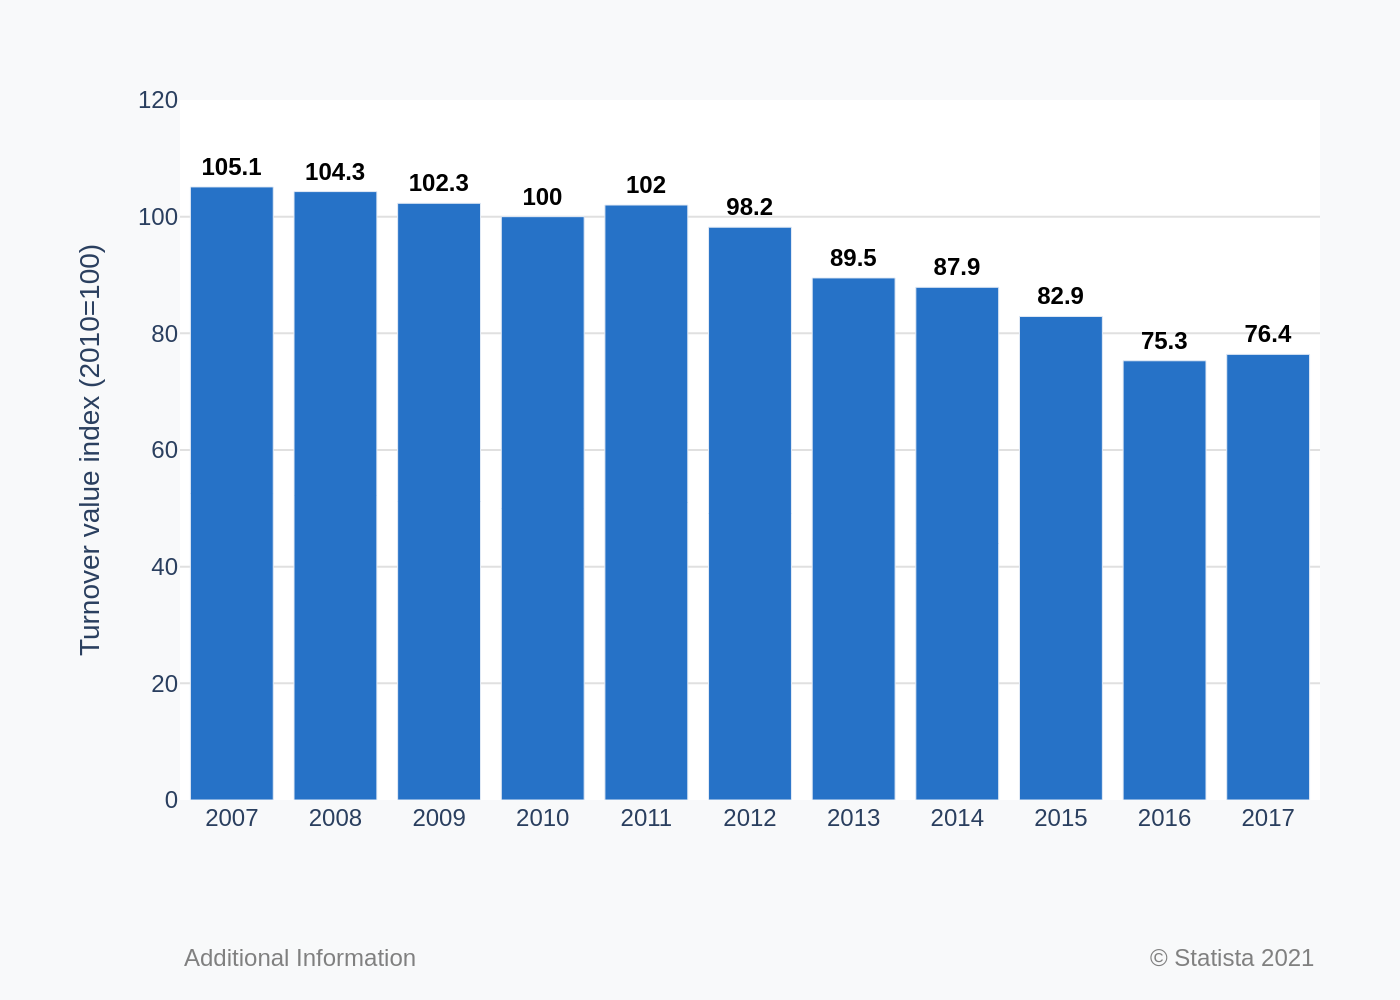

This figure's Python source:
import sys
import json
import os
import plotly.graph_objects as go

if len(sys.argv) != 2:
    print("Usage: python <script.py> <path_to_json_file>")
    sys.exit(1)

json_path = sys.argv[1]

if not os.path.exists(json_path):
    print(f"Error: File not found at {json_path}")
    sys.exit(1)

base_filename = os.path.splitext(json_path)[0]
output_image_path = f"{base_filename}.png"

with open(json_path, 'r', encoding='utf-8') as f:
    config = json.load(f)

chart_data = config['chart_data']
texts = config['texts']
colors = config['colors']

categories = [item['category'] for item in chart_data]
values = [item['value'] for item in chart_data]

fig = go.Figure()

fig.add_trace(go.Bar(
    x=categories,
    y=values,
    marker_color=colors[0],
    text=[f'{v:.1f}' if isinstance(v, float) and v != int(v) else str(int(v)) for v in values],
    textposition='outside',
    textfont=dict(family='Arial', size=12, color='black', weight='bold'),
    cliponaxis=False
))

annotations = []
if texts.get('source'):
    annotations.append(
        dict(
            xref='paper', yref='paper',
            x=1.0, y=-0.2,
            xanchor='right', yanchor='top',
            text=texts['source'],
            showarrow=False,
            font=dict(family='Arial', size=12, color='grey')
        )
    )
if texts.get('note'):
    annotations.append(
        dict(
            xref='paper', yref='paper',
            x=0.0, y=-0.2,
            xanchor='left', yanchor='top',
            text=texts['note'],
            showarrow=False,
            font=dict(family='Arial', size=12, color='grey')
        )
    )

fig.update_layout(
    font=dict(family="Arial"),
    plot_bgcolor='white',
    paper_bgcolor='#F8F9FA',
    xaxis=dict(
        title_text=texts.get('x_axis_title'),
        showgrid=False,
        showline=False,
        tickfont=dict(family='Arial', size=12)
    ),
    yaxis=dict(
        title_text=texts.get('y_axis_title'),
        title_font=dict(family='Arial', size=14),
        range=[0, 120],
        tickmode='array',
        tickvals=[0, 20, 40, 60, 80, 100, 120],
        showgrid=True,
        gridcolor='#E0E0E0',
        zeroline=False,
        tickfont=dict(family='Arial', size=12)
    ),
    showlegend=False,
    margin=dict(l=90, r=40, t=50, b=100),
    annotations=annotations
)

fig.write_image(output_image_path, scale=2)

print(f"Chart saved to {output_image_path}")
